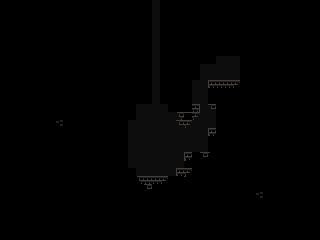

Tiled map render using the project's own tile images. Description and the map definition, with tile-layer contents summarised, below:
An orthogonal 40x30 tile map with 8x8 px tiles, 2 tile layers (BACKGROUND, FOREGROUND) and 22 objects (PLAYER, DOOR, DEBUG).

<map version="1.0" orientation="orthogonal" renderorder="right-down" width="40" height="30" tilewidth="8" tileheight="8" nextobjectid="77">
 <tileset firstgid="1" source="SEWER.tsx" />
 <objectgroup name="SOLID">
  <object id="47" x="128" y="176" width="56" height="16" />
  <object id="48" x="184" y="152" width="24" height="24" />
  <object id="49" x="192" y="104" width="8" height="8" />
  <object id="50" x="160" y="0" width="8" height="104" />
  <object id="51" x="136" y="0" width="16" height="104" />
  <object id="53" x="120" y="120" width="8" height="56" />
  <object id="54" x="208" y="128" width="8" height="24" />
  <object id="55" x="216" y="104" width="8" height="24" />
  <object id="56" x="208" y="80" width="32" height="24" />
  <object id="58" x="168" y="80" width="24" height="32" />
  <object id="59" x="184" y="64" width="16" height="16" />
  <object id="60" x="192" y="56" width="24" height="8" />
  <object id="61" x="208" y="48" width="40" height="8" />
  <object id="63" x="240" y="56" width="8" height="24" />
  <object id="65" x="128" y="104" width="8" height="16" />
  <object id="69" x="176" y="168" width="8" height="8" />
  <object id="70" x="128" y="168" width="8" height="8" />
  <object id="75" x="182" y="112" width="12" height="8" />
  <object id="76" x="180" y="120" width="10" height="6" />
 </objectgroup>
 <layer name="BACKGROUND" width="40" height="30">
  <data>[1200 cells, 288 non-empty, 3 distinct tile ids]</data>
 </layer>
 <layer name="FOREGROUND" width="40" height="30">
  <data>[1200 cells, 1098 non-empty, 10 distinct tile ids]</data>
 </layer>
 <objectgroup name="OBJECTS">
  <object id="46" name="PLAYER" x="152" y="16" width="8" height="8" />
  <object id="71" name="DOOR" x="220" y="68" width="16" height="12">
   <properties>
    <property name="LINK" value="stage/sewer_02.tmx" />
   </properties>
  </object>
  <object id="74" name="DEBUG" x="152" y="24" width="8" height="8" />
 </objectgroup>
</map>
